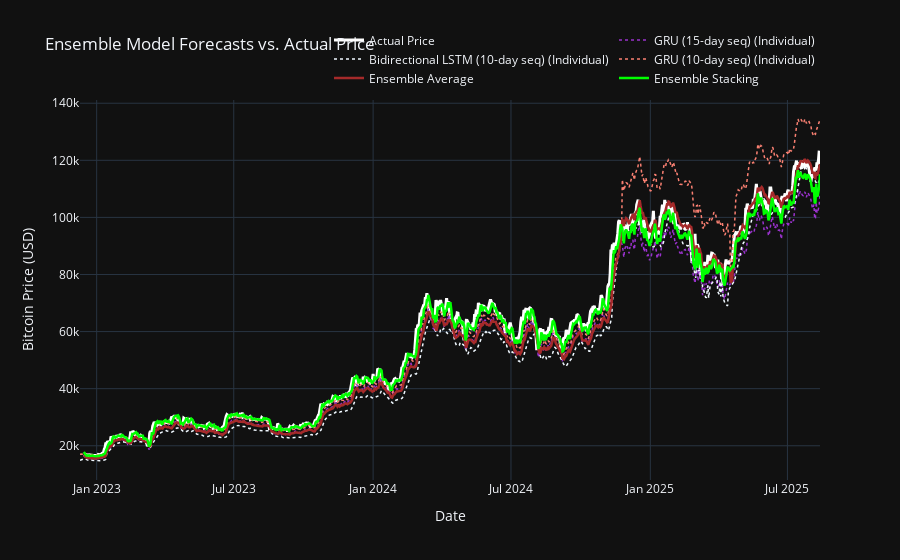

The code cell stored with this chart in its notebook:
### Code cell
# --- Plot the Ensemble Results ---
print("\n--- Generating Plot for Ensemble Models ---")

# Adds the new ensemble models to the color map
color_map['Ensemble Average'] = 'brown'
color_map['Ensemble Stacking'] = 'lime'

fig_ensemble = go.Figure()

# Plot the actual price (using the aligned y_test for a fair comparison)
fig_ensemble.add_trace(go.Scatter(
    x=aligned_y_test.index, y=aligned_y_test, mode='lines', name='Actual Price',
    line=dict(color='white', width=3)
))

# Plot the top 3 individual models
for model_name in top_3_model_names:
    result_data = results[model_name]
    fig_ensemble.add_trace(go.Scatter(
        x=result_data['predictions'].index,
        y=result_data['predictions'],
        mode='lines', name=f'{model_name} (Individual)',
        line=dict(color=color_map.get(model_name), width=1.5, dash='dot')
    ))

# Plot the ensemble models
for model_name in ['Ensemble Average', 'Ensemble Stacking']:
    result_data = results[model_name]
    fig_ensemble.add_trace(go.Scatter(
        x=result_data['predictions'].index,
        y=result_data['predictions'],
        mode='lines', name=f'{model_name}',
        line=dict(color=color_map.get(model_name), width=2.5) # Thicker line for ensembles
    ))

fig_ensemble.update_layout(
    title='Ensemble Model Forecasts vs. Actual Price',
    xaxis_title='Date', yaxis_title='Bitcoin Price (USD)', template='plotly_dark',
    legend=dict(orientation="h", yanchor="bottom", y=1.02, xanchor="right", x=1)
)
fig_ensemble.show()

# --- Display the Final Metrics Table with Ensembles ---
metrics_list = []
for model_name, result_data in results.items():
    metrics = {
        'Model': model_name,
        'RMSE': result_data['metrics']['rmse'],
        'MAE': result_data['metrics']['mae']
    }
    metrics_list.append(metrics)

metrics_df = pd.DataFrame(metrics_list)
metrics_df_sorted = metrics_df.sort_values(by='RMSE', ascending=True).reset_index(drop=True)

print("\n\n--- FINAL MODEL RANKING (Including Ensembles) ---")
print(metrics_df_sorted)

### Figure 1 — Plotly figure (JSON) as saved in the notebook; plotly's stock layout.template omitted (floating-point values rounded to 4 significant figures; data arrays with more than 128 entries replaced by an {"elided": "..."} marker saying what was removed)
{"data": [{"line": {"color": "white", "width": 3}, "mode": "lines", "name": "Actual Price", "type": "scatter", "x": {"elided": "973 str values"}, "y": {"elided": "973 float values"}}, {"line": {"color": "darkorchid", "dash": "dot", "width": 1.5}, "mode": "lines", "name": "GRU (15-day seq) (Individual)", "type": "scatter", "x": {"elided": "973 str values"}, "y": {"elided": "973 float values"}}, {"line": {"color": "aliceblue", "dash": "dot", "width": 1.5}, "mode": "lines", "name": "Bidirectional LSTM (10-day seq) (Individual)", "type": "scatter", "x": {"elided": "978 str values"}, "y": {"elided": "978 float values"}}, {"line": {"color": "salmon", "dash": "dot", "width": 1.5}, "mode": "lines", "name": "GRU (10-day seq) (Individual)", "type": "scatter", "x": {"elided": "978 str values"}, "y": {"elided": "978 float values"}}, {"line": {"color": "brown", "width": 2.5}, "mode": "lines", "name": "Ensemble Average", "type": "scatter", "x": {"elided": "973 str values"}, "y": {"elided": "973 float values"}}, {"line": {"color": "lime", "width": 2.5}, "mode": "lines", "name": "Ensemble Stacking", "type": "scatter", "x": {"elided": "973 str values"}, "y": {"elided": "973 float values"}}], "layout": {"legend": {"orientation": "h", "x": 1, "xanchor": "right", "y": 1.02, "yanchor": "bottom"}, "title": {"text": "Ensemble Model Forecasts vs. Actual Price"}, "xaxis": {"title": {"text": "Date"}}, "yaxis": {"title": {"text": "Bitcoin Price (USD)"}}}}
